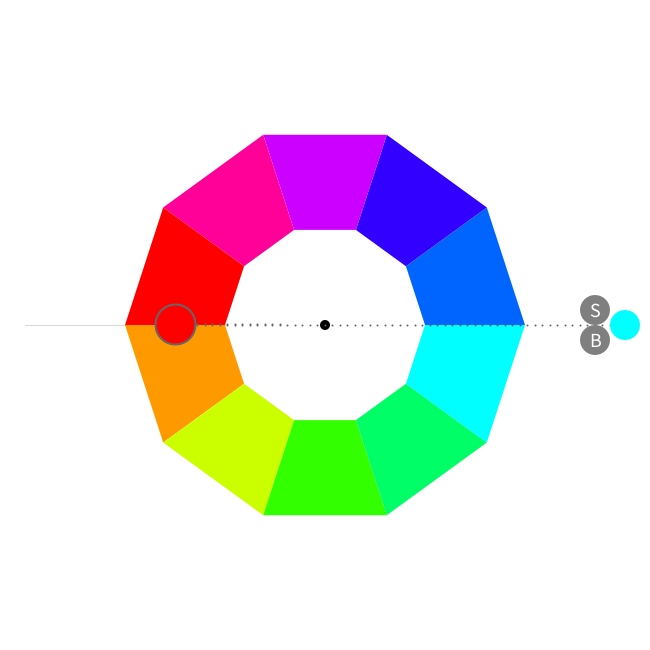
Frame 1 (no input)
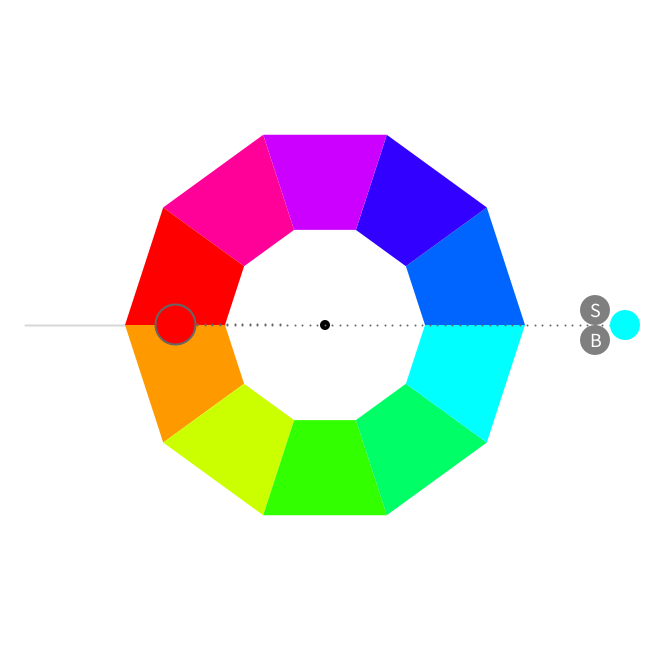
Frame 60 (the mouse pressed at the canvas centre just before this capture)
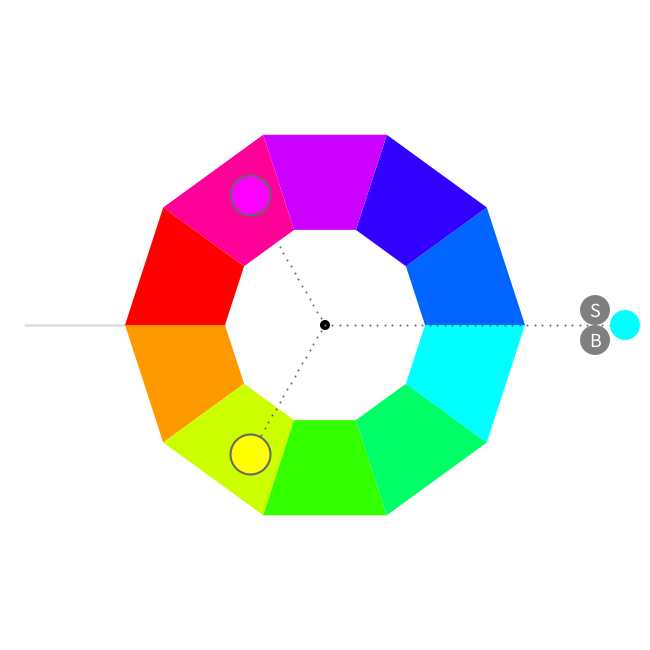
Frame 120 (the mouse held since frame 60 and released just before this capture)

The Processing sketch that drew these frames (run headless with seeded random() and noise(); from frame 60 on, the mouse is pressed at the canvas centre):

// Processing sketch: processing_152872
// ── processing_152872.pde

/*
 * Creative Coding
 * Week 4, 01 - an interactive colour wheel picker
 * by Indae Hwang and Jon McCormack
 * Copyright (c) 2014 Monash University
 *
 * This program draws an interactive colour selection wheel
 * Drag the colour circle around the hue wheel to change hue, change the distance
 * from the wheel to control brightness.
 *
 * Another colour circle is displayed showing the colour 180 degrees from the current colour
 * 
 */

// colourHandle: the user interface element to changing colours over the wheel
// It has a postion and a size
//
float colorHandleX;
float colorHandleY;
float satHandleX;
float satHandleY;
float briHandleX;
float briHandleY;
float satDist;
float briDist;
float handleSize = 30;


// boolean isLocked
// the state of handle: when the color handle is pressed, 
// color hand is locked-released as the left mouse button is released 
//
boolean isLocked = false;
boolean isSLocked = false;
boolean isBLocked = false;
int iMode = 0;

// Wheel radius: inner and outer
//
float innerR = 100; // inner
float outerR = 200; // outer
float outerR2 = outerR * 1.5; // limit of the handle's "pull" range

// current and complementry colour
float hueValue = 180;
float brightValue = 100;
float satValue = 100;
float complementryHue = 0;

void setup() {

  size(650, 650);
  colorMode(HSB, 360, 100, 100); // use HSB colour mode, H=0->360, S=0->100, B=0->100

    colorHandleX = width/2+300;
    colorHandleY = height/2;
    
    satDist = outerR2-handleSize;
    briDist = outerR2-handleSize;

    satHandleX = width/2  + (outerR2-handleSize);
    satHandleY = height/2 - handleSize/2;
    briHandleX = width/2  + (outerR2-handleSize);
    briHandleY = height/2 + handleSize/2;
}


void draw() {
  //Since were using HSB colour mode this clears the display window to white
  //         H  S  B
  background(0, 0, 100);

  // draw reference line at the 0/360 hue boundary
  stroke(0, 40);
  line(width/2 - innerR, height/2, width/2 - outerR2, height/2);

  //draw itten's color wheel - we'll use a QUAD_STRIP for this
  noStroke();
  beginShape(QUAD_STRIP);
  for (int i=0; i<=10; i++) {
    float angle = radians(36*i-90); // 10 x 36 degree steps
    fill(36*i, 100, 100);

    //outside(top)
    vertex(width/2 + outerR*sin(angle), height/2 + outerR*cos(angle) );
    //inside(down)
    vertex(width/2 + innerR*sin(angle), height/2 + innerR*cos(angle) );
  }
  endShape(CLOSE);


  // colour handle Position Update
  colorHandleUpdate();

  //draw dotted line from center to colorhandle
  dotLine(width/2, height/2, colorHandleX, colorHandleY, 40); 

  //draw color handle
  noStroke();
  fill(0);
  ellipse(width/2, height/2, 10, 10);
  //   H         S         B
  fill(hueValue, satValue, brightValue);
  ellipse(colorHandleX, colorHandleY, handleSize, handleSize );

  /*** DRAW HUE AND BRIGHTNESS HANDLES ***/
  fill(0, 0, 50);
  ellipse(satHandleX, satHandleY, handleSize, handleSize);
  ellipse(briHandleX, briHandleY, handleSize, handleSize);
  fill(0,0,100);
  textSize(20);
  text("S",satHandleX-5,satHandleY+7);
  text("B",briHandleX-5,briHandleY+7);
  
  //manage 1,2 and 3 complements
  float angleComHand, radiusComeHand, comHandX, comHandY;
  switch(iMode) {
    case 2: //diamond complement
      //left complement
      angleComHand = map( atan2(colorHandleX-width/2, colorHandleY-height/2), -PI, PI, TWO_PI, 0);
      radiusComeHand = 150;
      comHandX = width/2  + radiusComeHand * cos(angleComHand);
      comHandY = height/2 + radiusComeHand * sin(angleComHand);
      //dotline from center to comHand
      dotLine(width/2, height/2, comHandX, comHandY, 20); 
      complementryHue = calculateCompHue(hueValue,270);
      //complementry colour ellipse
      fill( complementryHue, satValue, brightValue );
      ellipse(comHandX, comHandY, 40, 40);
      //right complement
      angleComHand = map( atan2(colorHandleX-width/2, colorHandleY-height/2), -PI, PI, TWO_PI, 0) + PI;
      radiusComeHand = 150;
      comHandX = width/2  + radiusComeHand * cos(angleComHand);
      comHandY = height/2 + radiusComeHand * sin(angleComHand);
      //dotline from center to comHand
      dotLine(width/2, height/2, comHandX, comHandY, 20); 
      complementryHue = calculateCompHue(hueValue,90);
      //complementry colour ellipse
      fill( complementryHue, satValue, brightValue );
      ellipse(comHandX, comHandY, 40, 40);
    case 0: //complement
      //complementry color for colorHandle (comHand)
      angleComHand = map( atan2(colorHandleX-width/2, colorHandleY-height/2), -PI, PI, TWO_PI, 0) + HALF_PI;
      radiusComeHand = 150;
      comHandX = width/2  + radiusComeHand * cos(angleComHand);
      comHandY = height/2 + radiusComeHand * sin(angleComHand);
      //dotline from center to comHand
      dotLine(width/2, height/2, comHandX, comHandY, 20); 
      complementryHue = calculateCompHue(hueValue,180);
      //complementry colour ellipse
      fill( complementryHue, satValue, brightValue );
      ellipse(comHandX, comHandY, 40, 40);
      break;
    case 1: //triangular complement
      //left complement
      angleComHand = map( atan2(colorHandleX-width/2, colorHandleY-height/2), -PI, PI, TWO_PI, 0) + PI/6  ;
      radiusComeHand = 150;
      comHandX = width/2  + radiusComeHand * cos(angleComHand);
      comHandY = height/2 + radiusComeHand * sin(angleComHand);
      //dotline from center to comHand
      dotLine(width/2, height/2, comHandX, comHandY, 20); 
      complementryHue = calculateCompHue(hueValue,240);
      //complementry colour ellipse
      fill( complementryHue, satValue, brightValue );
      ellipse(comHandX, comHandY, 40, 40);
      //right complement
      angleComHand = map( atan2(colorHandleX-width/2, colorHandleY-height/2), -PI, PI, TWO_PI, 0) + (5*PI)/6;
      radiusComeHand = 150;
      comHandX = width/2  + radiusComeHand * cos(angleComHand);
      comHandY = height/2 + radiusComeHand * sin(angleComHand);
      //dotline from center to comHand
      dotLine(width/2, height/2, comHandX, comHandY, 20); 
      complementryHue = calculateCompHue(hueValue,120);
      //complementry colour ellipse
      fill( complementryHue, satValue, brightValue );
      ellipse(comHandX, comHandY, 40, 40);
      break;
    default:
      println("iMode ("+iMode+") is unsupported");
  }
}

/*
 * calculateCompHue
 *
 * Calculates the complimentary hue from the hue supplied
 */
float calculateCompHue(float hueValue,float offset) {
  // Calculate complimentary color with hueValue
   return (hueValue + offset)%360;
}


/*
 * colorHandleUpdate
 *
 * Updates the position and orientation of the colour handle based on
 * mouse position when left mouse button is pressed.
 */
void colorHandleUpdate() {

  // isLocked will be true if we pressed the mouse down while over the handle
  if (isLocked) {

    // calculate angle of handle based on mouse position
    // atan2 value is in the range from pi to -pi
    float angle = atan2(mouseY-height/2, mouseX-width/2);
    //float distance = dist(mouseX, mouseY, width/2, height/2);
    //float radius = constrain(distance, outerR, outerR2); 
    colorHandleX = width/2  + outerR2 * cos(angle);
    colorHandleY = height/2 + outerR2 * sin(angle);
    
    //update handle positions
    satHandleX = width/2  + (satDist * cos(angle) - handleSize/2*cos(angle+HALF_PI));
    satHandleY = height/2 + (satDist * sin(angle) - handleSize/2*sin(angle+HALF_PI));
    briHandleX = width/2  + (briDist * cos(angle) - handleSize/2*cos(angle-HALF_PI));
    briHandleY = height/2 + (briDist * sin(angle) - handleSize/2*sin(angle-HALF_PI));
    
    hueValue = map (degrees(angle), -180, 180, 360, 0);

    // map distance from outer edge of the wheel to brightness
    //brightValue = map(radius, outerR, outerR2, 0, 100);

    //Shape for the locked colorHandle 
    noStroke(); 
    fill(0, 0, 85);
    ellipse(colorHandleX, colorHandleY, handleSize+20, handleSize+20);
    
    println("H: "+satValue);
  }
  
  if(isSLocked) {
    //do saturation update
    float angle = HALF_PI-atan2(colorHandleX-height/2, colorHandleY-width/2);
    float distance = dist(mouseX, mouseY, width/2,height/2);// - (handleSize/2*cos(HALF_PI+angle)), height/2 - (handleSize/2*cos(HALF_PI+angle)));
    satDist = constrain(distance, outerR, outerR2-handleSize);
    
    satHandleX = width/2  + satDist * cos(angle) - handleSize/2*cos(angle+HALF_PI);
    satHandleY = height/2 + satDist * sin(angle) - handleSize/2*sin(angle+HALF_PI);
        
    noStroke(); 
    fill(0, 0, 85);
    ellipse(satHandleX, satHandleY, handleSize+20, handleSize+20);
    
    satValue = map(satDist,outerR,outerR2-handleSize,0,100);
    println("S: "+satValue);
  }
  if(isBLocked) {
    //do brightness update
    float angle = HALF_PI-atan2(colorHandleX-height/2, colorHandleY-width/2);
    float distance = dist(mouseX, mouseY, width/2,height/2);// + (handleSize/2*cos(HALF_PI+angle)), (height/2) + (handleSize/2*cos(HALF_PI+angle)));
    briDist = constrain(distance, outerR, outerR2-handleSize);
    
    briHandleX = width/2  + briDist * cos(angle) + handleSize/2*cos(angle+HALF_PI);
    briHandleY = height/2 + briDist * sin(angle) + handleSize/2*sin(angle+HALF_PI);
    
    noStroke(); 
    fill(0, 0, 85);
    ellipse(briHandleX, briHandleY, handleSize+20, handleSize+20);
    
    brightValue = map(briDist,outerR,outerR2-handleSize,0,100);
    println("S: "+brightValue);
  }
}


/*
 * isWithinCircle
 * boolean function that returns true if the mouse is within the circle with centre (x,y) radius r
 */
boolean isWithinCircle(float x, float y, float r) {
  float fDist = dist(mouseX, mouseY, x, y);
  return (fDist <= r/2);
}

/*
 * dotLine
 * draw a dotted line from (x1,y1) to (x2,y2)
 */
void dotLine(float x1, float y1, float x2, float y2, int dotDetail) {

  for (int i=0; i<=dotDetail; i++) {
    float dotDetailFloat = (float) dotDetail;
    float dotX = lerp(x1, x2, i/dotDetailFloat);
    float dotY = lerp(y1, y2, i/dotDetailFloat);
    strokeWeight(2);
    stroke(0, 0, 40);
    point(dotX, dotY);
  }
}

/*
 * mousePressed
 * When mouse button is first pressed, check if the user has pressed over the colour handle
 * If so, set isLocked to true to lock manipulation of the handle
 *
 */
void mousePressed() {
  if (isWithinCircle(colorHandleX, colorHandleY, handleSize)) {
    isLocked = true;
  }
  if (isWithinCircle(satHandleX, satHandleY, handleSize)) {
    isSLocked = true;
  }
  if (isWithinCircle(briHandleX, briHandleY, handleSize)) {
    isBLocked = true;
  }
  if (isWithinCircle(width/2,height/2,10)) {
    //change colour picker mode
    iMode = (iMode+1)%3;
  }
}

/*
 * mouseReleased
 * Unlock control of the handle
 *
 */
void mouseReleased() {
  isLocked = false;
  isSLocked = false;
  isBLocked = false;
}
